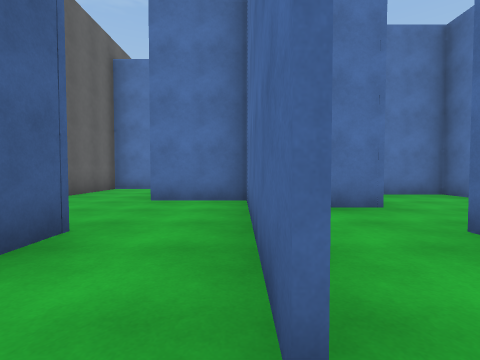
[1] (above)

24 first-person views from a walk through a scene from a Unity 3-D project. The camera is 1.2 m above the floor, tilts 2° down and sees 85° across. The floor is counted in squares, 2 m on a side. Each view is taken from the middle of a square. On the plan, view 1 faces up. The plan holds only what a view shows up to about 9 squares ahead; the rest is blank. The place goes on beyond the plan. Surface patterns are stand-ins for the level's own textures.

[2]
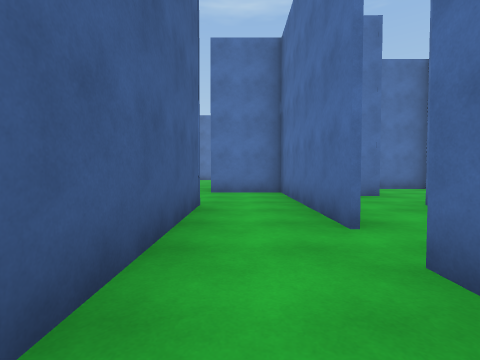

[3]
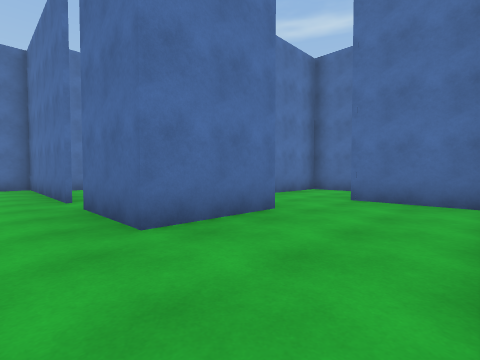

[4]
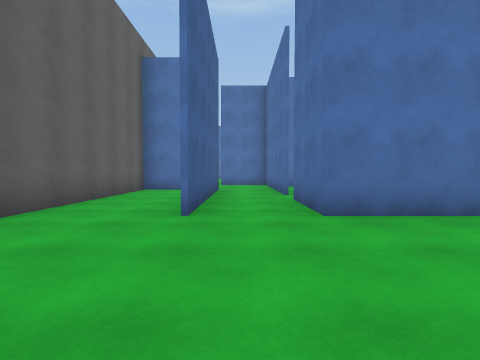

[5]
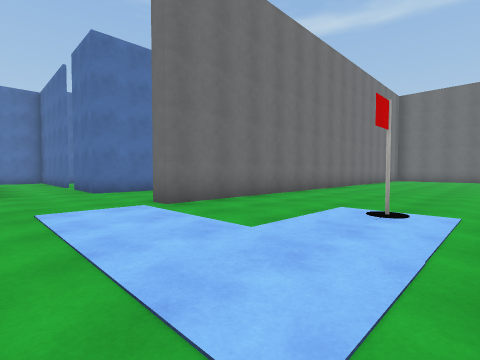

[6]
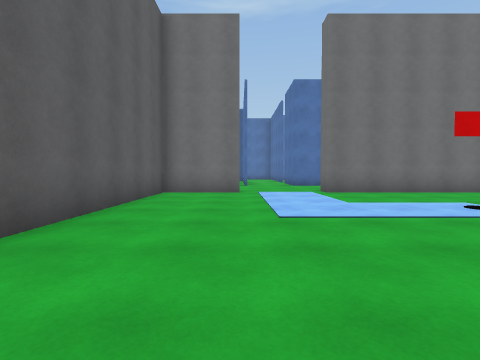

[7]
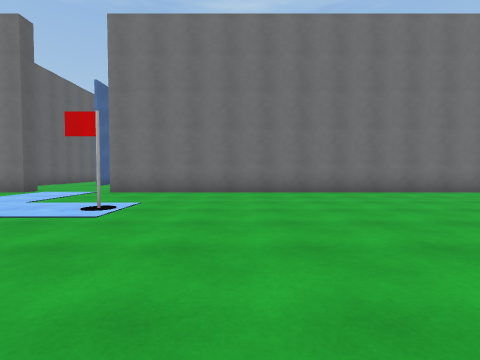

[8]
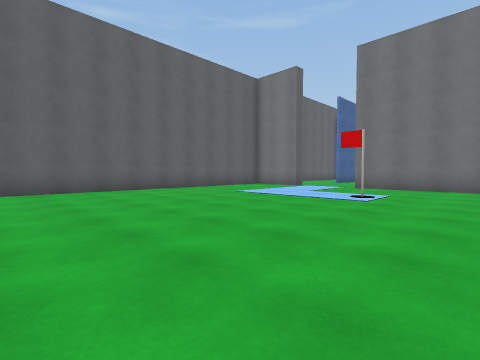

[9]
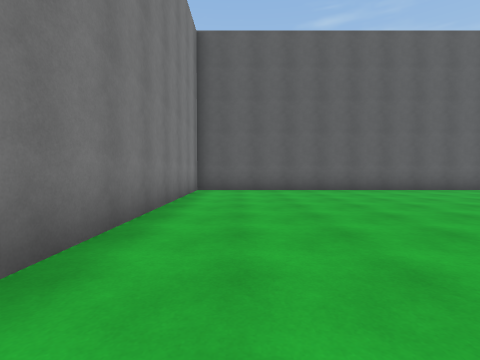

[10]
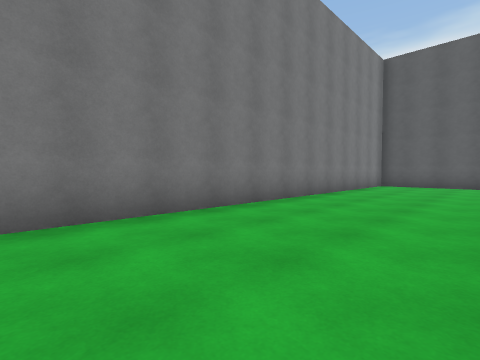

[11]
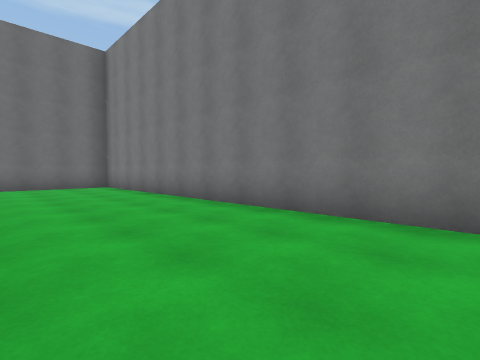

[12]
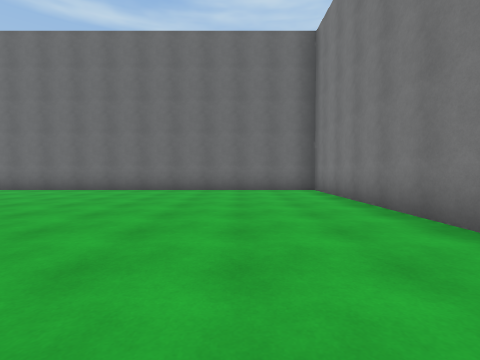

[13]
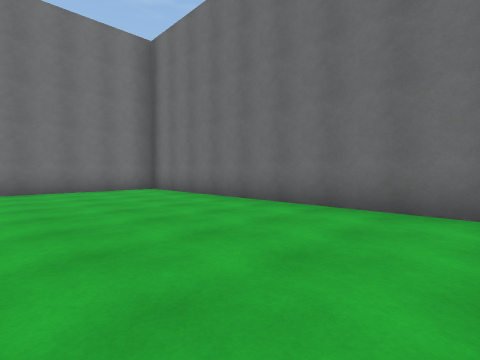

[14]
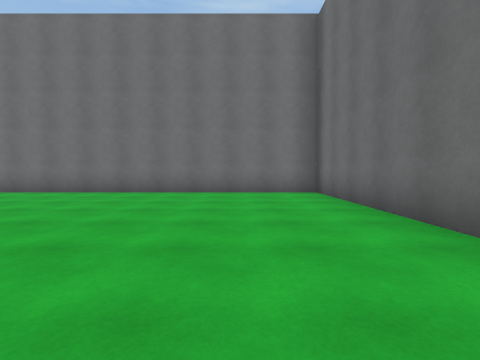

[15]
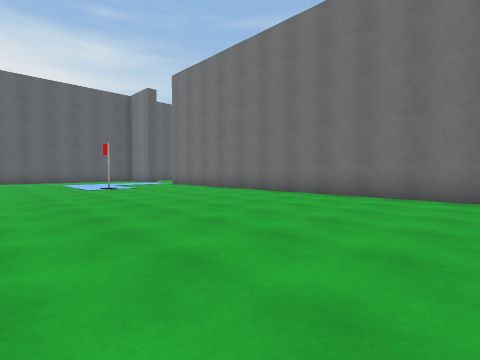

[16]
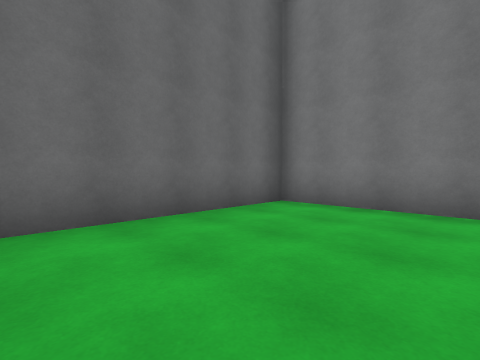

[17]
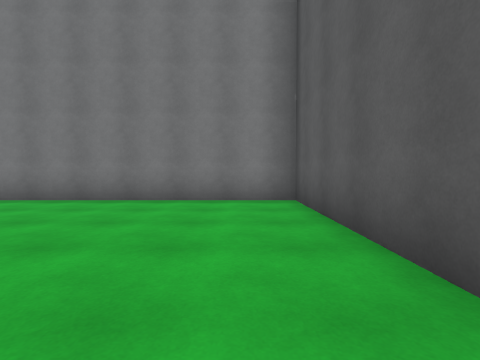

[18]
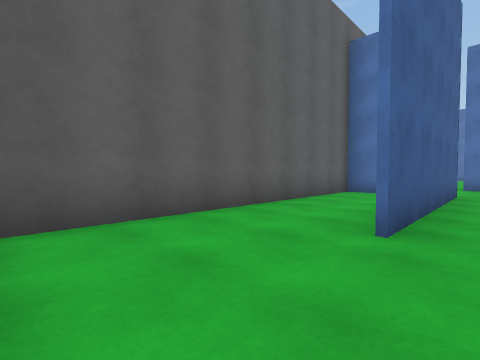

[19]
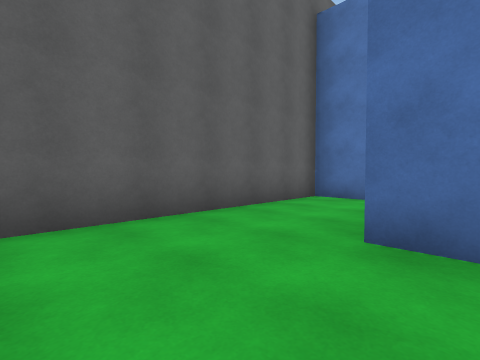

[20]
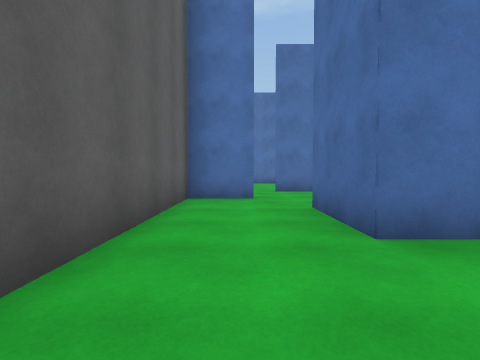

[21]
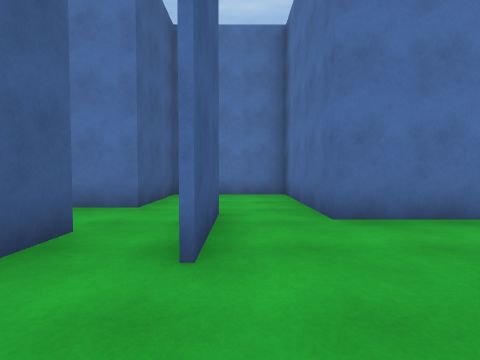

[22]
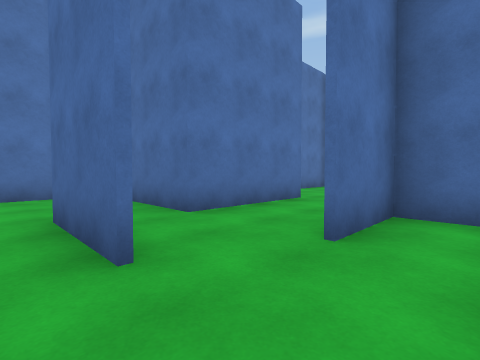

[23]
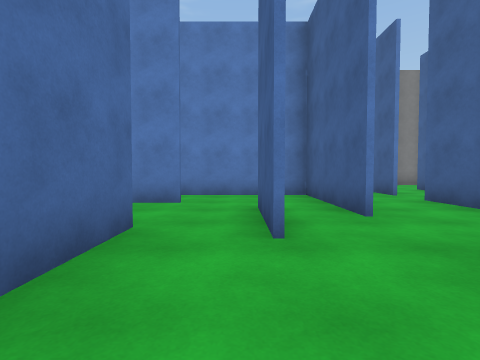

[24]
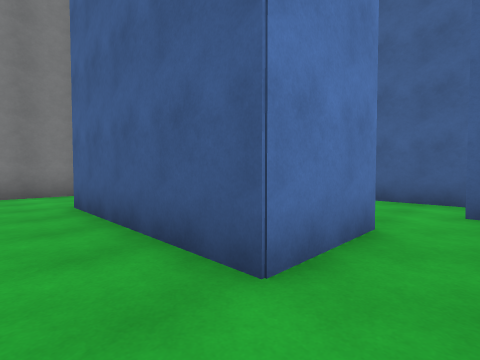

### Floor plan
Points are (right, up) in squares from view 1. A wall is a line through its corners. A room is listed if a view was taken in it or the views show most of it. See-through windows are left out.
Room 1 (view 1)
walls: (0.2, -0.4) (0.2, -1.4); (0.2, 2) (0.2, 0.6)
ways out: opening at (0, 0) to room 9; opening at (1, 1.5) to room 10
Room 2 (views 2, 3, 4, 5, 6, 7, 8, 9, 10, 11, 12, 13, 14, 15, 16, 17, 18)
walls: (4.4, -4.9) (4.4, -2.8); (-2, -5.1) (-2, -5.7) (-4.1, -5.7) (-4.1, -16.3) (15.1, -16.3) (15.1, -5.7) (0.4, -5.7) (0.4, -5.1); (2.4, -2.4) (0.2, -2.4) (0.2, -0.4); (-1.7, -0.6) (-1.7, -2.5); (-2.9, 2.5) (-4.1, 2.5) (-4.1, -4.9)
ways out: opening at (3, -3) to room 8; opening at (-1, -1.5) to room 9
objects: other object (2, -9)
Room 3 (view 19)
walls: (0.2, 2.6) (0.2, 5.3) (-1.8, 5.3)
ways out: opening at (-2, 3.5) to room 4; opening at (-1, 1.5) to room 9
Room 4 (view 20)
walls: (-1.8, 5.3) (-1.8, 7.4); (-2.6, 8.7) (-4.1, 8.7) (-4.1, 3.1)
ways out: opening at (-2, 3.5) to room 3; opening at (-3, 8)
Room 5 (views 21, 22)
walls: (5.1, 1.1) (6.9, 1.1); (3.6, 1.6) (3.6, 2.6); (6.8, 0.1) (6.8, 1) (5.1, 1); (3.7, 3.8) (3.7, 1.6); (2.3, 2.6) (2.3, -0.5) (5.5, -0.5); (8.2, 3.2) (5.1, 3.2)
ways out: opening at (3, 2) to room 6; opening at (6.5, 2) to room 7
Room 6 (view 23)
walls: (3.6, 2.6) (3.6, 3.8); (5.1, 3.2) (5.1, 6.7) (2.3, 6.7) (2.3, 4.3)
ways out: opening at (3, 2) to room 5; opening at (2, 3) to room 10
Room 7 (view 24)
walls: (6.9, 1.1) (6.9, -0.6)
ways out: opening at (6.5, 2) to room 5; opening at (8.5, -1); opening at (9, 4.5)
Room 8 (no view inside)
walls: (6.8, -1.9) (6.8, -0.6) (4.6, -0.6)
ways out: opening at (3, -3) to room 2
Room 9 (no view inside)
walls: (0.2, 0.6) (0.2, 2.6); (-1.7, 2.6) (-1.7, -0.6)
ways out: opening at (0, 0) to room 1; opening at (-1, -1.5) to room 2; opening at (-1, 1.5) to room 3
Room 10 (no view inside)
walls: (2.3, 4.3) (1, 4.3)
ways out: opening at (1, 1.5) to room 1; opening at (2, 3) to room 6

Where each view was taken, in squares from view 1:
view 1: 0 up, 0 right, facing up
view 2: 2 down, 1 left, facing up
view 3: 5 down, 1 left, facing up-right
view 4: 6 down, 1 left, facing up
view 5: 10 down, 2 left, facing up-right
view 6: 13 down, 2 left, facing up
view 7: 13 down, 4 right, facing up
view 8: 15 down, 4 right, facing up-left
view 9: 15 down, 4 right, facing left
view 10: 13 down, 7 right, facing down-left
view 11: 13 down, 5 right, facing down-right
view 12: 14 down, 7 right, facing right
view 13: 14 down, 11 right, facing up-right
view 14: 13 down, 13 right, facing up
view 15: 12 down, 11 right, facing up-left
view 16: 12 down, 12 right, facing down-right
view 17: 11 down, 3 left, facing down
view 18: 5 down, 1 left, facing up-left
view 19: 3 up, 1 left, facing up-left
view 20: 3 up, 3 left, facing up
view 21: 0 up, 4 right, facing up
view 22: 0 up, 3 right, facing up-right
view 23: 6 up, 4 right, facing down
view 24: 2 up, 8 right, facing down-left
